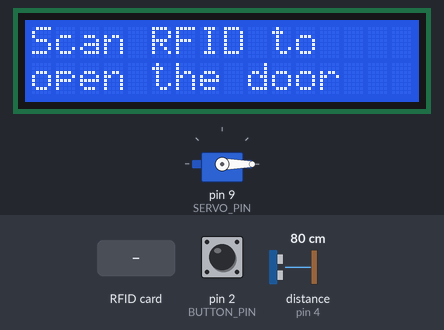
Recording of a sketch running on a simulated Arduino Uno, built with avr-gcc and run on an emulated ATmega328P. On the bench: 16×2 character LCD, servo. The inputs (shaded band) are chosen by the test bench; at power-on: distance to the obstacle (sensor on pin 4) 80 cm, pin 2 (BUTTON_PIN) LOW. The echo pulse lasts 58.3 µs per cm; what the sketch prints to the serial monitor is not drawn.

Above: at 6.3 s.
6.4 s: RFID card 8A 2C 1A B1 held to the reader
At 7.5 s:
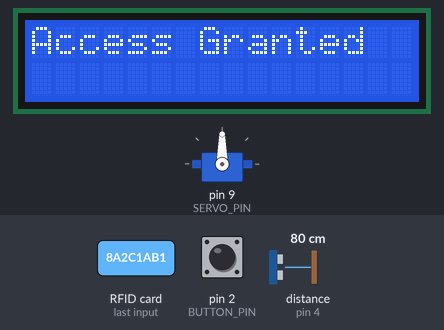
9.4 s: distance to the obstacle (sensor on pin 4) set to 22 cm
10.9 s: distance to the obstacle (sensor on pin 4) set to 19 cm
At 11.7 s:
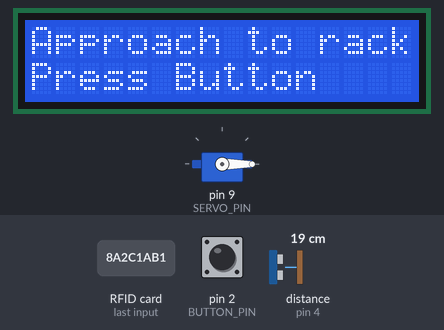
12.4 s: RFID card 5E 7A 19 C4 held to the reader
At 13.7 s:
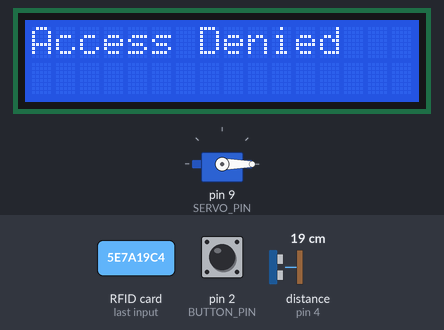
15.4 s: distance to the obstacle (sensor on pin 4) set to 60 cm
At 16.5 s:
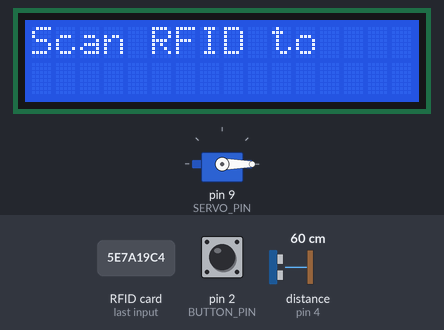
16.9 s: distance to the obstacle (sensor on pin 4) set to 4 cm
At 17.8 s:
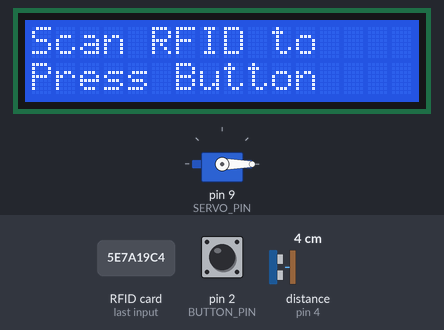
Timing chart, 0 to 19.4 s (numbered marks = the images above; inputs shaded):
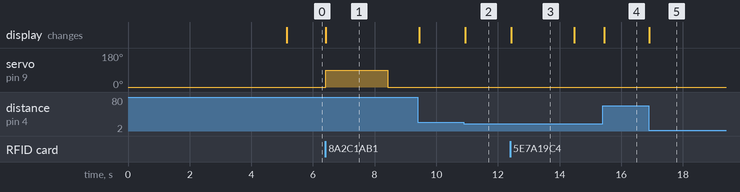

The sketch:

Arduino_Group16.ino
```cpp
#include <Wire.h>
#include <LiquidCrystal_I2C.h>
#include <SPI.h>
#include <MFRC522.h>
#include <Servo.h>

// הגדרות רכיבים
#define BUTTON_PIN 2       // פין הכפתור
#define TRIG_PIN 3         // פין ה-TRIG של חיישן המרחק
#define ECHO_PIN 4         // פין ה-ECHO של חיישן המרחק
#define RST_PIN 10         // פין RST של RFID
#define SS_PIN 7           // פין SDA של RFID
#define SERVO_PIN 9        // פין של מנוע ה-Servo

// משתנים
LiquidCrystal_I2C lcd(0x27, 16, 2); // כתובת ה-LCD
MFRC522 rfid(SS_PIN, RST_PIN);      // יצירת אובייקט RFID
Servo servoMotor;                   // יצירת אובייקט מנוע Servo
bool rfidApproved = false;          // מעקב אחרי אישור RFID
bool itemTaken = false;             // מעקב אם פריט נלקח
int previousButtonState = LOW;      // מצב הכפתור הקודם

void setup() {
  // אתחול ה-LCD
  lcd.init();
  lcd.backlight();
  lcd.print("Welcome!");

  // אתחול RFID
  SPI.begin();
  rfid.PCD_Init();

  // הגדרת פינים
  pinMode(BUTTON_PIN, INPUT);
  pinMode(TRIG_PIN, OUTPUT);
  pinMode(ECHO_PIN, INPUT);
  servoMotor.attach(SERVO_PIN);
  servoMotor.write(0);

  Serial.begin(9600);

  // הודעת התחלה
  delay(5000);
  lcd.clear();
  lcd.print("Scan RFID to");
  lcd.setCursor(0, 1);
  lcd.print("open the door");
}

void loop() {
  // בדיקת RFID
  if (rfid.PICC_IsNewCardPresent() && rfid.PICC_ReadCardSerial()) {
    String cardID = getCardID();
    if (cardID == "8A2C1AB1") { // מזהה כרטיס מותאם
      lcd.clear();
      lcd.print("Access Granted");
      rfidApproved = true;

      // פתיחת דלת
      servoMotor.write(90);
      delay(2000);
      servoMotor.write(0);
      delay(1000);

      lcd.clear();
      lcd.print("Approach to rack");
    } else {
      lcd.clear();
      lcd.print("Access Denied");
      delay(2000);
      lcd.clear();
      lcd.print("Scan RFID to");
      lcd.setCursor(0, 1);
      lcd.print("open the door");
    }
    rfid.PICC_HaltA();
  }

  // מדידת מרחק ולחיצת כפתור
  if (rfidApproved && !itemTaken) {
    int distance = getDistance();

    Serial.print("Distance: ");
    Serial.print(distance);
    Serial.println(" cm");

    if (distance < 20) { // פחות מ-2 מטר
      lcd.setCursor(0, 1);
      lcd.print("Press Button");

      // קריאת מצב הכפתור
      int buttonState = digitalRead(BUTTON_PIN);
      if (buttonState == HIGH && previousButtonState == LOW) {
        lcd.clear();
        lcd.print("Wait for rack");
        delay(2000);
        lcd.clear();
        lcd.print("Task complete!");
        lcd.setCursor(0, 1);
        lcd.print("Thank you!");
        delay(2000);

        // איפוס למצב התחלה
        rfidApproved = false;
        itemTaken = false;
        lcd.clear();
        lcd.print("Scan RFID to");
        lcd.setCursor(0, 1);
        lcd.print("open the door");
      }
      previousButtonState = buttonState;
    } else {
      lcd.setCursor(0, 1);
      lcd.print("                "); // ניקוי שורה שנייה ב-LCD
    }
  }
}

// פונקציה למדידת מרחק
int getDistance() {
  digitalWrite(TRIG_PIN, LOW);
  delayMicroseconds(2);
  digitalWrite(TRIG_PIN, HIGH);
  delayMicroseconds(10);
  digitalWrite(TRIG_PIN, LOW);
  long duration = pulseIn(ECHO_PIN, HIGH);
  int distance = duration * 0.034 / 2;
  return distance;
}

// פונקציה לקריאת מזהה ה-RFID
String getCardID() {
  String id = "";
  for (byte i = 0; i < rfid.uid.size; i++) {
    id += String(rfid.uid.uidByte[i], HEX);
  }
  id.toUpperCase();
  return id;
}
```

Measured:
- the behaviour switches between 21 and 20 cm on distance to the obstacle (sensor on pin 4) (found by bisection; images 1 and 2)
- after the input at 6.4 s, servo on pin 9 (SERVO_PIN): 0° → 90° at once, → 0° 2.0 s later; the display: changes at once (image 1)
- after the input at 10.9 s, the display: changes at once (image 2)
- after the input at 12.4 s, the display: changes at once (image 3)
- after the input at 15.4 s, the display: changes after 0.05 s (image 4)
- after the input at 16.9 s, the display: changes at once (image 5)
- what the display in image 3 shows lasts 2.1 s, from 12.4 s to 14.5 s
